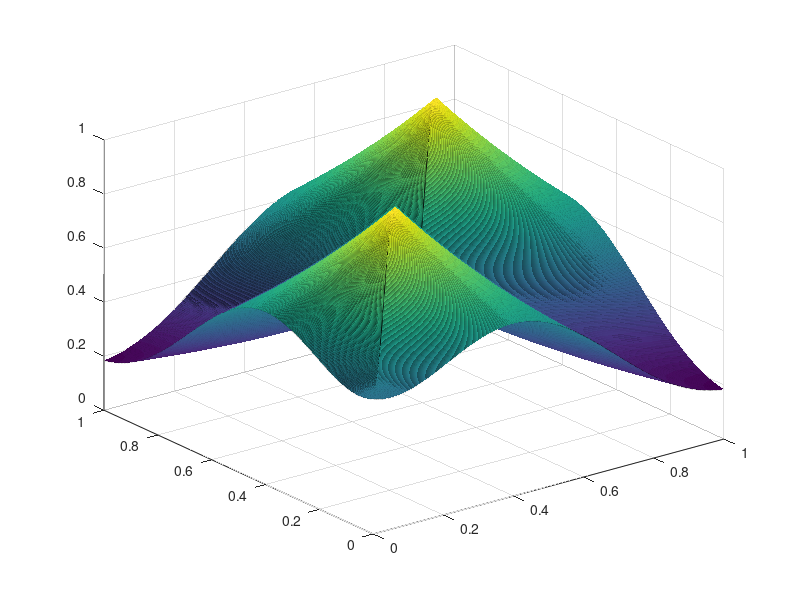

This chart was generated by the following MATLAB code:
k1 = @(R) exp(-10 * R.^2);
k2 = @(R) exp(-R); 

k3 = @(X,Y) 0.5 * (1+sin(pi*(X+Y)).^2) .* k2(abs(X-Y));

[X,Y] = meshgrid ([0:0.001:1]);

K = k3(X,Y);

surf(X,Y,K)